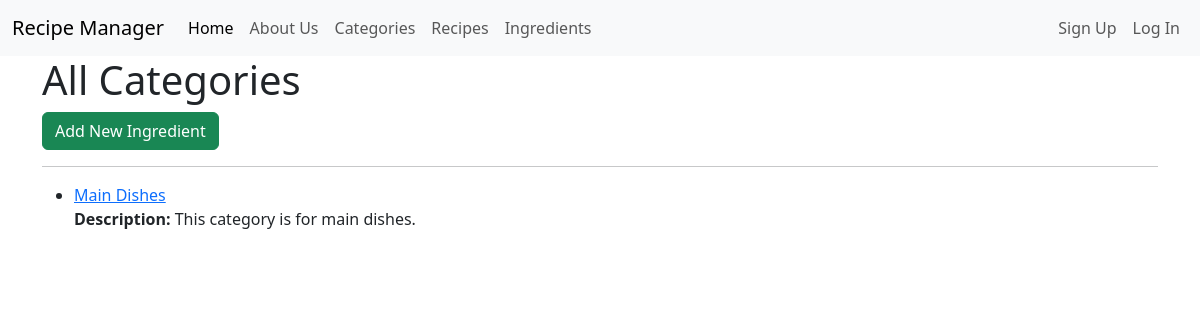
Before: /recipes/categories/ with the older database file.
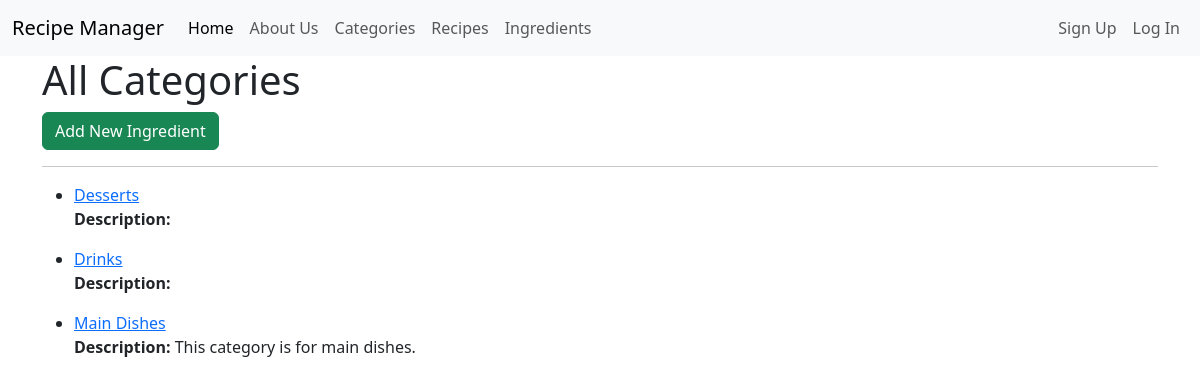
After: the same page with the newer database file.
### recipes/models.py (models this page shows, shortened)
class Category(models.Model):
    name = models.CharField(max_length=100, unique=True)
    slug = models.SlugField(max_length=100, unique=True, blank=True)
    description = models.TextField(blank=True)
    class Meta:
        verbose_name = 'Category'
        verbose_name_plural = 'Categories'
        ordering = ['name']

### recipes/views.py (the view)
# urls.py: path('categories/', CategoryListView.as_view(), name='categories_list'),
class CategoryListView(ListView):
    model = Category
    template_name = 'categories/list.html'
    context_object_name = 'categories'

### templates/categories/list.html (shortened to what this page needs)
{% extends 'base.html' %}
{% block content %}
    <h1>All Categories</h1>
    <a href="{% url 'categories_new' %}" class="btn btn-success">Add New Ingredient</a>
    <hr>
    <ul>
        {% for category in categories %}
            <li>
                <a href= "{% url 'categories_detail' category.id %}">{{ category.name }}</a>
                <p><strong>Description:</strong> {{ category.description }}</p>
            </li>
        {% endfor %}
    </ul>
{% endblock content %}

Changed rows visible on the page:
added Category: name "Desserts"
added Category: name "Drinks"
